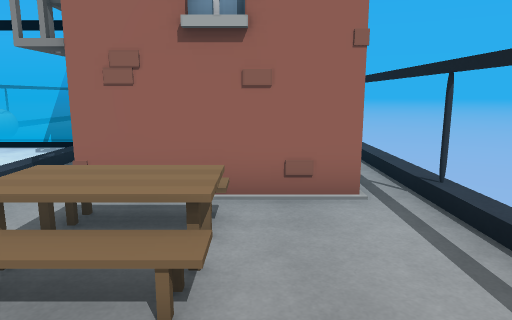
[1] (above)

15 first-person views from a walk through a scene from a Unity 3-D project. The camera is 1.5 m above the floor, tilts 10° down and sees 70° across. The floor is counted in squares, 1 m on a side. Each view is taken from the middle of a square. On the plan, view 1 faces up. The plan holds only what a view shows up to about 16 squares ahead; the rest is blank. The place goes on beyond the plan. The player character is not drawn. Some animated figures are not drawn. Some surface patterns are stand-ins.

[2]
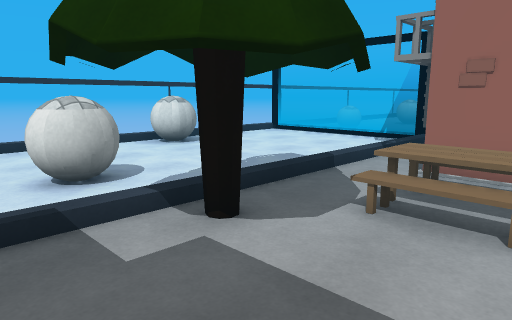

[3]
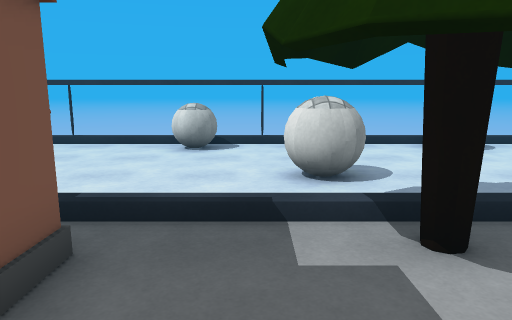

[4]
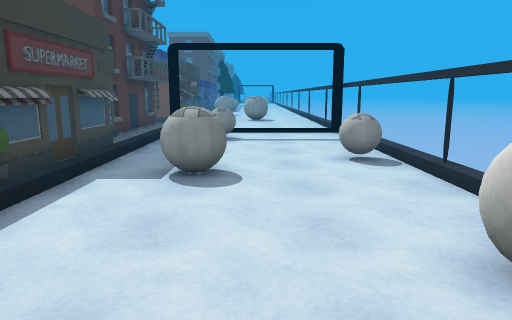

[5]
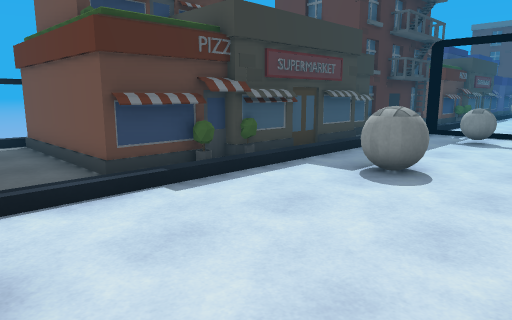

[6]
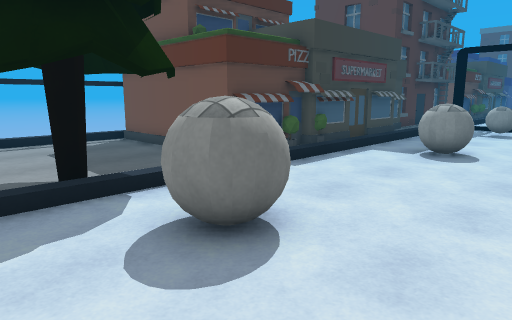

[7]
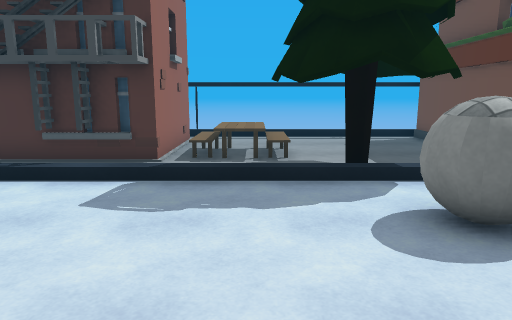

[8]
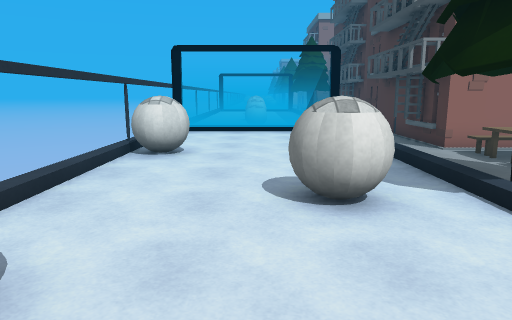

[9]
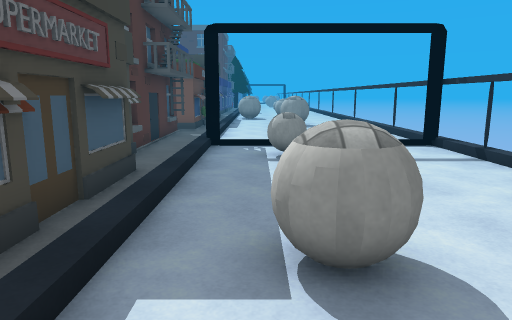

[10]
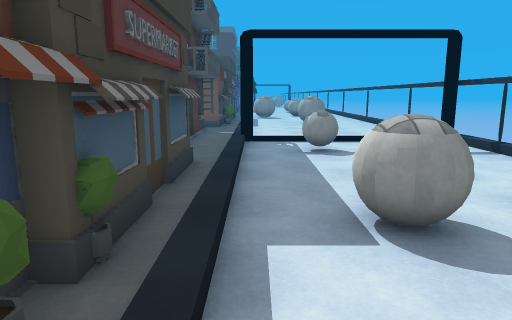

[11]
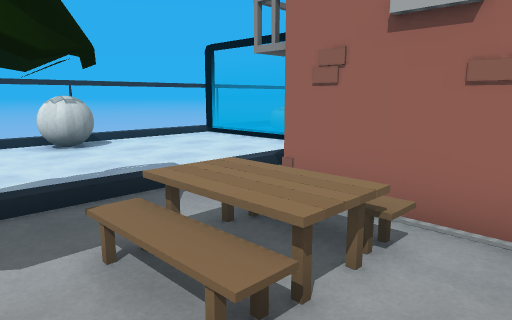

[12]
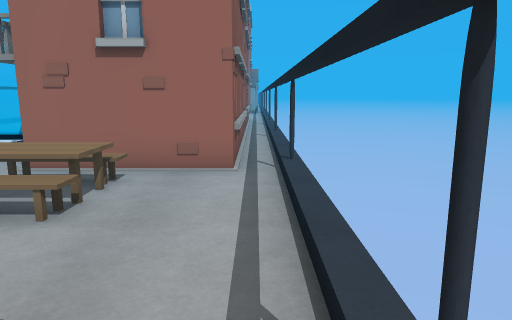

[13]
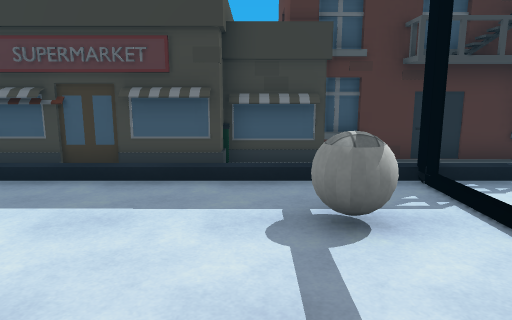

[14]
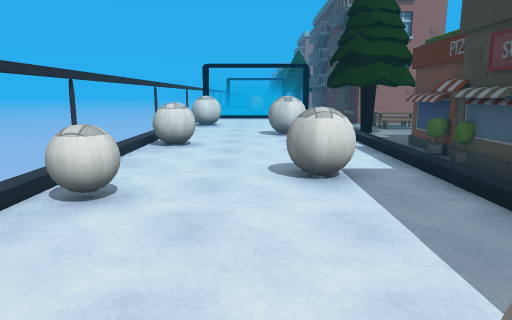

[15]
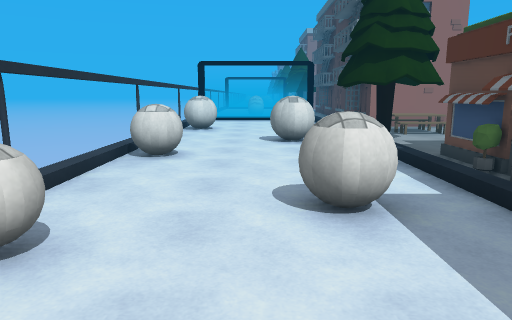

### Floor plan
Key: @ floor where view 1 was taken; # wall or solid block; . floor; / step, stairs or slope; = window, fence, low wall or low ledge; ≈ liquid the walk keeps out of; v drop or lower ground; B ball; H house; E bench; O other object.
Columns run from 12 left of view 1 to 3 right of it. Each row starts with its distance up from view 1.
 11 ≈===B=== H    H#
 10 ≈......./H    H
  9  ......./H    H
  8 ≈......./H    H#
  7 ≈......./H#   H#
  6 ≈......./H##  H#
  5 ≈BB...../.H#HH.v
  4 ≈BB...../.EEE..v
  3 ≈......./.EEE..v
  2 ≈......OO.O....v
  1 ≈....BB.#......v
  0 ≈....BB.....@..v
 -1 ≈.......O......v
 -2 ≈BB............v
 -3 ≈BB......O######
 -4 ≈........O
 -5 ≈.......O#
 -6 ≈.......##
 -7 ≈....BB.##
 -8 ≈#...B...#
 -9 ≈BB......#
-10 ≈.......##
-11  .......##
-12 ≈........#
-13 ≈....BB..##
-14 ≈....B...H#
-15 ≈=======.H
-16       ...H

Where each view was taken, in squares from view 1:
view 1: 0 up, 0 right, facing up
view 2: 2 down, 0 right, facing up-left
view 3: 1 down, 0 right, facing left
view 4: 0 up, 8 left, facing down
view 5: 0 up, 10 left, facing down-right
view 6: 3 up, 10 left, facing down-right
view 7: 3 up, 11 left, facing right
view 8: 5 down, 8 left, facing up
view 9: 4 down, 6 left, facing down
view 10: 3 down, 5 left, facing down
view 11: 1 up, 1 right, facing up-left
view 12: 2 down, 2 right, facing up
view 13: 12 down, 11 left, facing right
view 14: 14 down, 8 left, facing up
view 15: 12 down, 8 left, facing up
